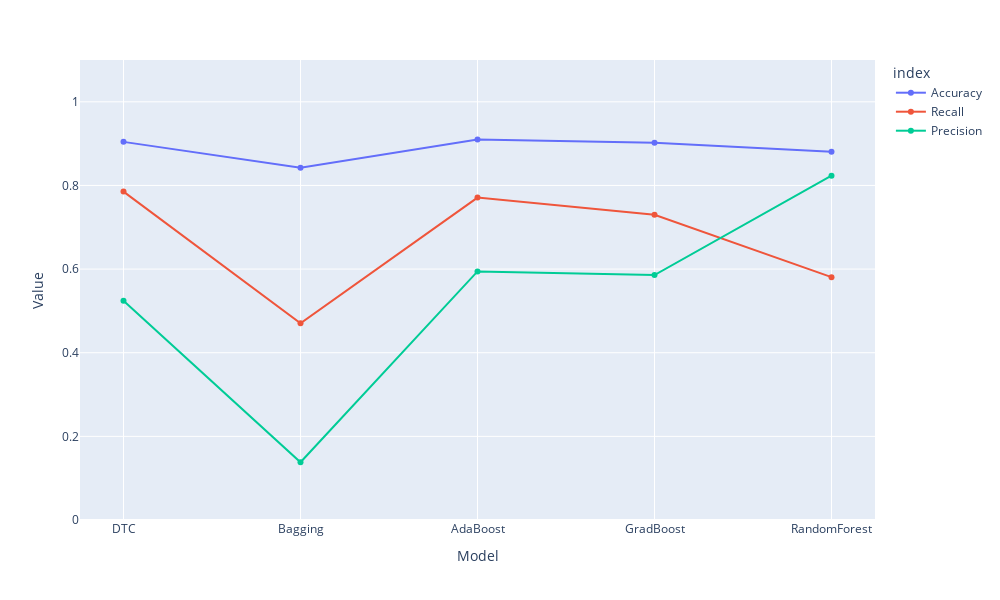

Notebook cell for this chart:
### Code cell
compare = pd.DataFrame('',index=['Accuracy','Recall','Precision'],columns=['DTC','Bagging','AdaBoost','GradBoost','RandomForest'])
compare.DTC = appr1
compare.Bagging = appr2
compare.AdaBoost = appr3
compare.GradBoost = appr4
compare.RandomForest = appr5

cmpr = compare.T
cmpr = compare.reset_index()
cmpr = cmpr.melt(id_vars='index',value_vars=['DTC','Bagging','AdaBoost','GradBoost','RandomForest'], var_name='Model',value_name='Value')
cmpr

fig = px.line(cmpr, x='Model', y='Value', color='index', range_y=[0.0,1.1], width=1000, height=600)
fig.data[0].update(mode='markers+lines')
fig.data[1].update(mode='markers+lines')
fig.data[2].update(mode='markers+lines')

fig.show()

### Figure 1 — Plotly figure (JSON) as saved in the notebook; plotly's stock layout.template omitted (floating-point values rounded to 4 significant figures)
{"data": [{"hovertemplate": "index=Accuracy<br>Model=%{x}<br>Value=%{y}<extra></extra>", "legendgroup": "Accuracy", "line": {"color": "#636efa", "dash": "solid"}, "mode": "markers+lines", "name": "Accuracy", "orientation": "v", "showlegend": true, "type": "scatter", "x": ["DTC", "Bagging", "AdaBoost", "GradBoost", "RandomForest"], "xaxis": "x", "y": [0.9042, 0.8425, 0.9099, 0.9023, 0.8807], "yaxis": "y"}, {"hovertemplate": "index=Recall<br>Model=%{x}<br>Value=%{y}<extra></extra>", "legendgroup": "Recall", "line": {"color": "#EF553B", "dash": "solid"}, "mode": "markers+lines", "name": "Recall", "orientation": "v", "showlegend": true, "type": "scatter", "x": ["DTC", "Bagging", "AdaBoost", "GradBoost", "RandomForest"], "xaxis": "x", "y": [0.7853, 0.4702, 0.771, 0.7298, 0.5808], "yaxis": "y"}, {"hovertemplate": "index=Precision<br>Model=%{x}<br>Value=%{y}<extra></extra>", "legendgroup": "Precision", "line": {"color": "#00cc96", "dash": "solid"}, "mode": "markers+lines", "name": "Precision", "orientation": "v", "showlegend": true, "type": "scatter", "x": ["DTC", "Bagging", "AdaBoost", "GradBoost", "RandomForest"], "xaxis": "x", "y": [0.5245, 0.1381, 0.5944, 0.5857, 0.8234], "yaxis": "y"}], "layout": {"height": 600, "legend": {"title": {"text": "index"}, "tracegroupgap": 0}, "margin": {"t": 60}, "width": 1000, "xaxis": {"anchor": "y", "domain": [0, 1], "title": {"text": "Model"}}, "yaxis": {"anchor": "x", "domain": [0, 1], "range": [0, 1.1], "title": {"text": "Value"}}}}
